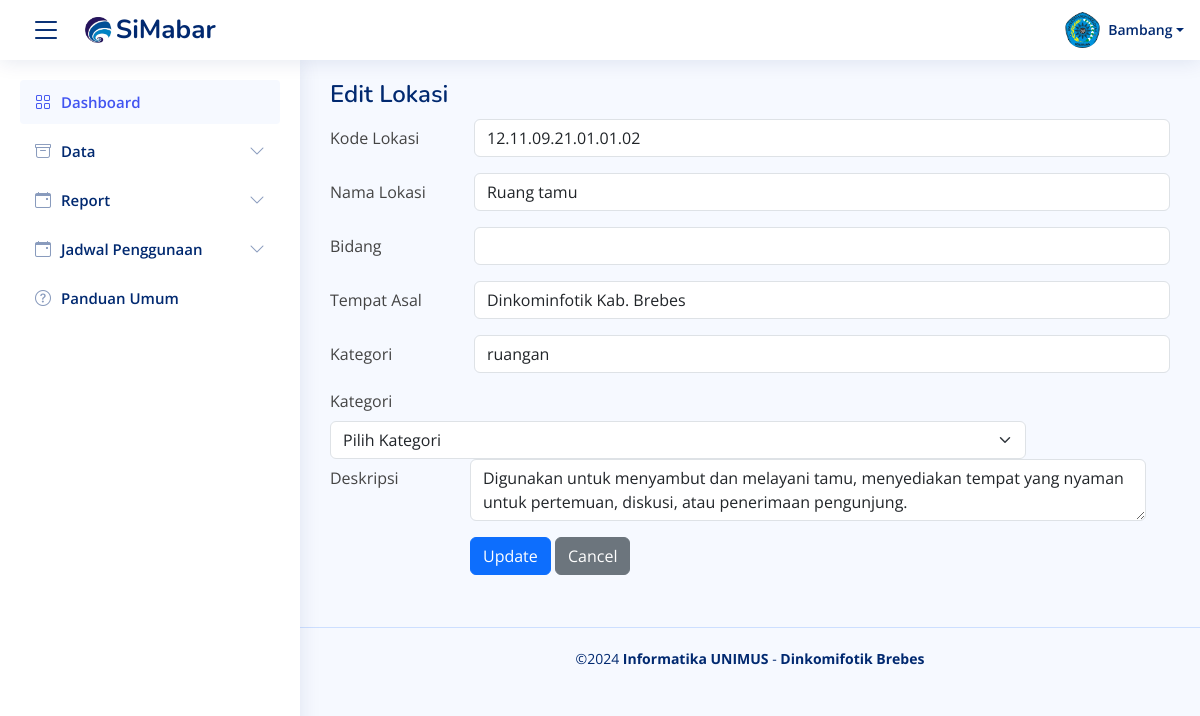
Page /frm_edit_lokasi.php?id_lokasi=12.11.09.21.01.01.02 on the committed database.
### tables this page shows
CREATE TABLE `lokasi` (
  `id_lokasi` varchar(50) NOT NULL,
  `nama_lokasi` varchar(100) NOT NULL,
  `bid_lokasi` varchar(50) DEFAULT NULL,
  `tempat_lokasi` varchar(100) DEFAULT NULL,
  `kategori_lokasi` varchar(50) DEFAULT NULL,
  `desk_lokasi` text DEFAULT NULL
);

### frm_edit_lokasi.php (the view, shortened to what this page needs)
<?php
include('koneksi/koneksi.php');
$id_lokasi = $_GET['id_lokasi'];
$sql = "SELECT * FROM lokasi WHERE id_lokasi = '$id_lokasi'";
$result = mysqli_query($conn, $sql);
if (mysqli_num_rows($result) == 1) {
    $row = mysqli_fetch_assoc($result);
} else {
    header('Location: lokasi.php');
    exit;
}
?>
<?php include("component/header.php"); ?>
<main id="main" class="main">
    <div class="pagetitle">
        <h1>Edit Lokasi</h1>
    </div>
    <form action="" method="POST">
        <div class="row mb-3">
            <label for="id_lokasi" class="col-sm-2 col-form-label">Kode Lokasi</label>
            <div class="col-sm-10">
                <input type="text" name="id_lokasi" class="form-control" value="<?php echo $row['id_lokasi']; ?>" readonly>
            </div>
        </div>
        <div class="row mb-3">
            <label for="nama_lokasi" class="col-sm-2 col-form-label">Nama Lokasi</label>
            <div class="col-sm-10">
                <input type="text" name="nama_lokasi" class="form-control" value="<?php echo htmlspecialchars($row['nama_lokasi']); ?>" required>
            </div>
        </div>
        <div class="row mb-3">
            <label for="bid_lokasi" class="col-sm-2 col-form-label">Bidang</label>
            <div class="col-sm-10">
                <input type="text" name="bid_lokasi" class="form-control" value="<?php echo htmlspecialchars($row['bid_lokasi']); ?>" required>
            </div>
        </div>
        <div class="row mb-3">
            <label for="tempat_lokasi" class="col-sm-2 col-form-label">Tempat Asal</label>
            <div class="col-sm-10">
                <input type="text" name="tempat_lokasi" class="form-control" value="<?php echo htmlspecialchars($row['tempat_lokasi']); ?>" required>
            </div>
        </div>
        <div class="row mb-3">
            <label for="kategori_lokasi" class="col-sm-2 col-form-label">Kategori</label>
            <div class="col-sm-10">
                <input type="text" name="kategori_lokasi" class="form-control" value="<?php echo htmlspecialchars($row['kategori_lokasi']); ?>" required>
            </div>
        </div>
        <div class=" row mb-3">
          <label for="kategori_lokasi" class="form-label">Kategori</label>
          <div class="col-sm-10">
            <select name="kategori_lokasi" class="form-select" aria-label="Default select example" id="kategori_lokasi" required>
                <option value="" disabled selected>Pilih Kategori</option>
            </select>
        </div>
        <div class="row mb-3">
            <label for="desk_lokasi" class="col-sm-2 col-form-label">Deskripsi</label>
            <div class="col-sm-10">
                <textarea name="desk_lokasi" class="form-control" required><?php echo htmlspecialchars($row['desk_lokasi']); ?></textarea>
            </div>
        </div>
        <div class="row mb-3">
            <div class="col-sm-10 offset-sm-2">
                <button type="submit" class="btn btn-primary">Update</button>
                <a href="lokasi.php" class="btn btn-secondary">Cancel</a>
            </div>
        </div>
    </form>
</main>
<?php include("component/footer.php"); ?>

### css/style.css (style rules this page uses)
:root { scroll-behavior: smooth; }
body { font-family: "Open Sans", sans-serif; background: #f6f9ff; color: #444444; }
a { color: #4154f1; text-decoration: none; }
h1, h2, h3, h4, h5, h6 { font-family: "Nunito", sans-serif; }
#main { margin-top: 60px; padding: 20px 30px; transition: all 0.3s; }
.pagetitle { margin-bottom: 10px; }
.pagetitle h1 { font-size: 24px; margin-bottom: 0; font-weight: 600; color: #012970; }
@media (min-width: 1200px) { #main, #footer { margin-left: 300px; } }

### rows in the picture
lokasi: id_lokasi "12.11.09.21.01.01.02", nama_lokasi "Ruang tamu", tempat_lokasi "Dinkominfotik Kab. Brebes", kategori_lokasi "ruangan", desk_lokasi "Digunakan untuk menyambut dan melayani tamu, menyediakan tempat yang nyaman untuk pertemuan, diskusi, atau penerimaan pengunjung."
